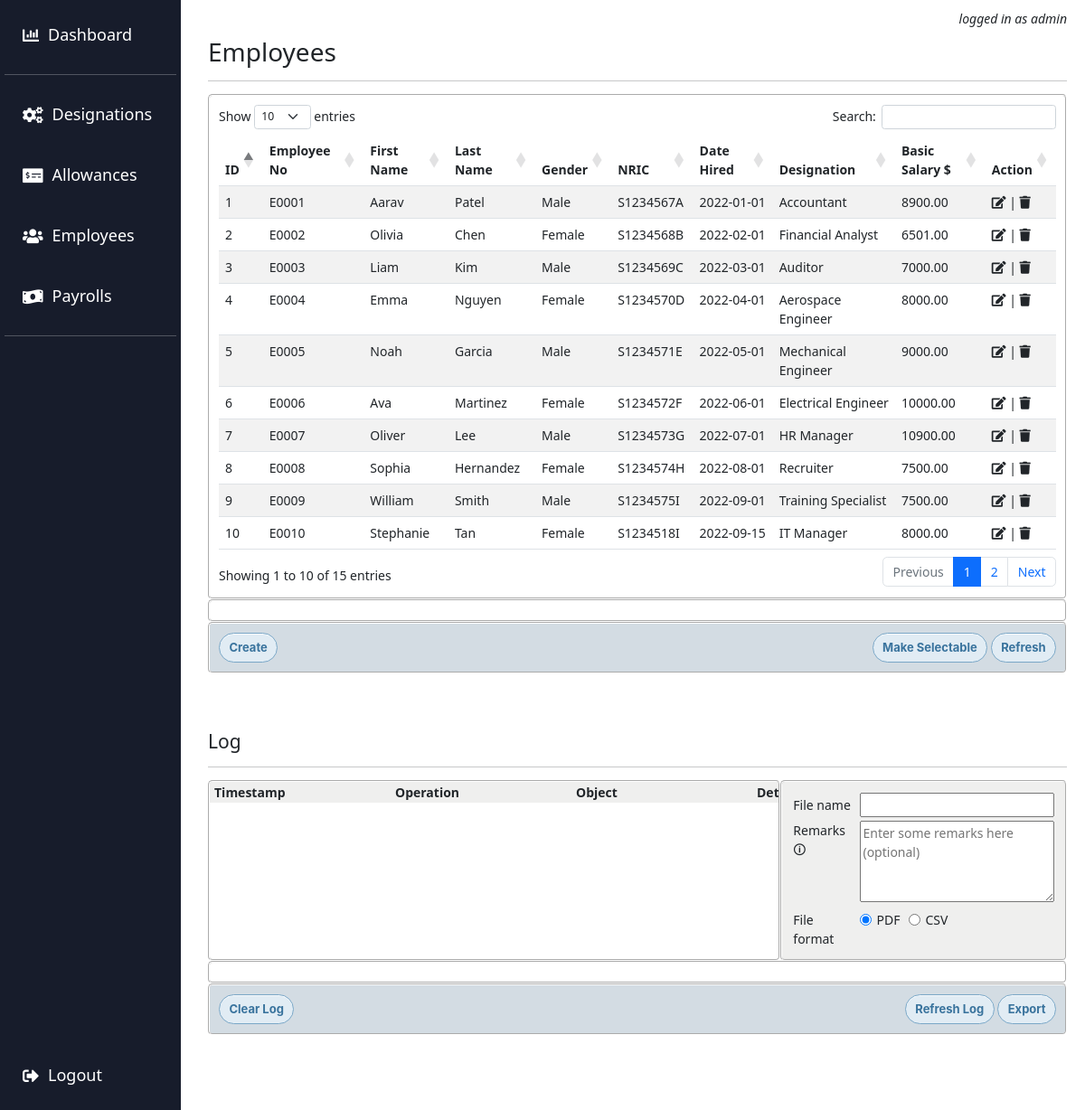
Screenshot of /admin/employees.php (signed in) with the database file from the repository.
### tables this page shows
CREATE TABLE `employees` (
  `id` int(11) NOT NULL,
  `employee_no` varchar(255) NOT NULL,
  `firstname` varchar(255) NOT NULL,
  `lastname` varchar(255) NOT NULL,
  `gender` varchar(255) NOT NULL,
  `nric` varchar(255) NOT NULL,
  `date_hired` date NOT NULL,
  `designation` int(11) DEFAULT NULL,
  `basic_salary` decimal(10,2) NOT NULL
);

CREATE TABLE `designations` (
  `id` int(11) NOT NULL,
  `department_code` varchar(255) DEFAULT NULL,
  `name` varchar(255) NOT NULL,
  `bonus_eligible` tinyint(1) NOT NULL,
  `overtime_rate` decimal(10,2) NOT NULL
);

### admin/employees.php (the view, shortened to what this page needs)
<?php
    include '../scripts/connectdb.php';
?>
<!DOCTYPE html>
<html>
<head>
    <link rel="stylesheet" href="https://cdnjs.cloudflare.com/ajax/libs/twitter-bootstrap/5.2.0/css/bootstrap.min.css">
    <link rel="stylesheet" href="https://cdn.datatables.net/1.13.4/css/dataTables.bootstrap5.min.css">
    <link rel="stylesheet" href="https://cdnjs.cloudflare.com/ajax/libs/font-awesome/5.15.4/css/all.min.css">
    <link rel="stylesheet" href="../styles/button-8.css">
    <link rel="stylesheet" href="../styles/modal.css">
    <link rel="stylesheet" href="../styles/scrollbars.css">
    <link rel="stylesheet" href="../styles/forms.css">
    <link rel="stylesheet" href="../styles/base.css">
</head>
<body>
    <?php include '../includes/sidebar.php'; ?>
    <main>
    <p style="text-align: right; font-style: italic; position: relative; bottom: 10px;">logged in as <?php echo $_SESSION['username']; ?></p>
        <h2>Employees</h2>
        <hr>
        <div style="border-radius: 5px; border: 2px groove white; padding: 10px;">
            <table id="example" class="table table-striped" style="width:100%">
                <thead>
                    <tr>
                        <th>ID</th>
                        <th>Employee No</th>
                        <th>First Name</th>
                        <th>Last Name</th>
                        <th>Gender</th>
                        <th>NRIC</th>
                        <th>Date Hired</th>
                        <th>Designation</th>
                        <th>Basic Salary $</th>
                        <th>Action</th>
                    </tr>
                </thead>
                <tbody>
                    <?php
                        $result = $conn->query("SELECT e.*, d.name AS designation_name FROM employees e
                                                LEFT JOIN designations d ON e.designation = d.id");
                        while ($row = $result->fetch_assoc()) {
                            echo "<tr>";
                            echo "<td>" . $row['id'] . "</td>";
                            echo "<td>" . $row['employee_no'] . "</td>";
                            echo "<td>" . $row['firstname'] . "</td>";
                            echo "<td>" . $row['lastname'] . "</td>";
                            echo "<td>" . $row['gender'] . "</td>";
                            echo "<td>" . $row['nric'] . "</td>";
                            echo "<td>" . $row['date_hired'] . "</td>";
                            echo "<td>" . $row['designation_name'] . "</td>";
                            echo "<td>" . $row['basic_salary'] . "</td>";
                            echo "<td><i class='fas fa-edit'></i> | <i class='fas fa-trash'></i></td>";
                            echo "</tr>";
                        }
                    ?>
                </tbody>
            </table>
        </div>
        <div id="general-message" style="height: 25px; padding-left: 5px; font-style: italic; border-radius: 5px; border: 2px groove white;"></div>
        <div style="display: flex; justify-content: space-between; background-color: #d3dce3; padding: 10px; border-radius: 5px; border: 2px groove white;">
            <button id="createButton" class="button-8">Create</button>
            <div>
                <button id="makeSelectButton" class="button-8">Make Selectable</button>
                <button id="refreshButton" class="button-8">Refresh</button>
            </div>
        </div>
        <br><br><br>
        <?php include '../includes/log-section.php'; ?>
        <br><br><br>
    </main>
</body>
</html>

### styles/button-8.css (style rules this page uses)
.button-8 { background-color: #e1ecf4; border-radius: 20px; border: 1px solid #7aa7c7; box-shadow: rgba(255, 255, 255, .7) 0 1px 0 0 inset; box-sizing: border-box; color: #39739d; cursor: pointer; display: inline-block; font-family: -apple-system,system-ui,"Segoe UI","Liberation Sans",sans-serif; font-size: 13px; font-weight: bold; line-height: 1.15385; margin: 0; outline: none; padding: 8px .8em; position: relative; text-align: center; text-decoration: none; user-select: none; -webkit-user-select: none; touch-action: manipulation; vertical-align: baseline; white-space: nowrap; }

### styles/base.css (style rules this page uses)
html { box-sizing: border-box; font-size: 14px; }
*, *:before, *:after { box-sizing: inherit; }
body, h1, h2, h3, h4, h5, h6, p, ol, ul { margin: 0; padding: 0; font-weight: normal; }
main { padding: 20px; padding-left: 230px; }
button { font-size: inherit; font-family: inherit; background-color: inherit; }

### rows the page displays
employees: id "1", employee_no "E0001", firstname "Aarav", lastname "Patel", gender "Male", nric "S1234567A", date_hired "2022-01-01", designation.name "Accountant", basic_salary "8900.00"
employees: id "2", employee_no "E0002", firstname "Olivia", lastname "Chen", gender "Female", nric "S1234568B", date_hired "2022-02-01", designation.name "Financial Analyst", basic_salary "6501.00"
employees: id "3", employee_no "E0003", firstname "Liam", lastname "Kim", gender "Male", nric "S1234569C", date_hired "2022-03-01", designation.name "Auditor", basic_salary "7000.00"
employees: id "4", employee_no "E0004", firstname "Emma", lastname "Nguyen", gender "Female", nric "S1234570D", date_hired "2022-04-01", designation.name "Aerospace Engineer", basic_salary "8000.00"
employees: id "5", employee_no "E0005", firstname "Noah", lastname "Garcia", gender "Male", nric "S1234571E", date_hired "2022-05-01", designation.name "Mechanical Engineer", basic_salary "9000.00"
employees: id "6", employee_no "E0006", firstname "Ava", lastname "Martinez", gender "Female", nric "S1234572F", date_hired "2022-06-01", designation.name "Electrical Engineer", basic_salary "10000.00"
employees: id "7", employee_no "E0007", firstname "Oliver", lastname "Lee", gender "Male", nric "S1234573G", date_hired "2022-07-01", designation.name "HR Manager", basic_salary "10900.00"
employees: id "8", employee_no "E0008", firstname "Sophia", lastname "Hernandez", gender "Female", nric "S1234574H", date_hired "2022-08-01", designation.name "Recruiter", basic_salary "7500.00"
employees: id "9", employee_no "E0009", firstname "William", lastname "Smith", gender "Male", nric "S1234575I", date_hired "2022-09-01", designation.name "Training Specialist", basic_salary "7500.00"
employees: id "10", employee_no "E0010", firstname "Stephanie", lastname "Tan", gender "Female", nric "S1234518I", date_hired "2022-09-15", designation.name "IT Manager", basic_salary "8000.00"

### other values shown
$_SESSION['username'] "admin"
